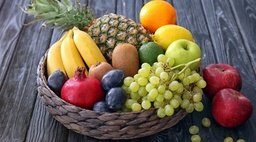
#> input picture fruits.jpg, 256 x 142 px, shrunk from 900 x 500 before the run
$ python 'Initial Taks.py'   (older library calls are emulated)
#> lines starting #> are read from the running program, lines starting #| are printed output that depends on the picture; long printed decimals are rounded
### wkpp.py
from sklearn.metrics.pairwise import euclidean_distances
from sklearn.utils.extmath import stable_cumsum,row_norms
import scipy.sparse as sp
import numpy as np
from sklearn.utils import check_array,check_random_state
def kmeans_plusplus_w(
    X, n_clusters, *, x_squared_norms=None, random_state=None, n_local_trials=None,w=None):
    """Init n_clusters seeds according to k-means++.
    .. versionadded:: 0.24
    Parameters
    ----------
    X : {array-like, sparse matrix} of shape (n_samples, n_features)
        The data to pick seeds from.
    n_clusters : int
        The number of centroids to initialize.
    x_squared_norms : array-like of shape (n_samples,), default=None
        Squared Euclidean norm of each data point.
    random_state : int or RandomState instance, default=None
        Determines random number generation for centroid initialization. Pass
        an int for reproducible output across multiple function calls.
        See :term:`Glossary <random_state>`.
    n_local_trials : int, default=None
        The number of seeding trials for each center (except the first),
        of which the one reducing inertia the most is greedily chosen.
        Set to None to make the number of trials depend logarithmically
        on the number of seeds (2+log(k)).
    Returns
    -------
    centers : ndarray of shape (n_clusters, n_features)
        The initial centers for k-means.
    indices : ndarray of shape (n_clusters,)
        The index location of the chosen centers in the data array X. For a
        given index and center, X[index] = center.
    Notes
    -----
    Selects initial cluster centers for k-mean clustering in a smart way
    to speed up convergence. see: Arthur, D. and Vassilvitskii, S.
    "k-means++: the advantages of careful seeding". ACM-SIAM symposium
    on Discrete algorithms. 2007
    Examples
    --------
    >>> from sklearn.cluster import kmeans_plusplus
    >>> import numpy as np
    >>> X = np.array([[1, 2], [1, 4], [1, 0],
    ...               [10, 2], [10, 4], [10, 0]])
    >>> centers, indices = kmeans_plusplus(X, n_clusters=2, random_state=0)
    >>> centers
    array([[10,  4],
           [ 1,  0]])
    >>> indices
    array([4, 2])
    """

    # Check data
    check_array(X, accept_sparse="csr", dtype=[np.float64, np.float32])
    if w is None:
        w = np.ones(len(X))
    if X.shape[0] < n_clusters:
        raise ValueError(
            f"n_samples={X.shape[0]} should be >= n_clusters={n_clusters}."
        )

    # Check parameters
    if x_squared_norms is None:
        x_squared_norms = row_norms(X, squared=True)
    else:
        x_squared_norms = check_array(x_squared_norms, dtype=X.dtype, ensure_2d=False)

    if x_squared_norms.shape[0] != X.shape[0]:
        raise ValueError(
            f"The length of x_squared_norms {x_squared_norms.shape[0]} should "
            f"be equal to the length of n_samples {X.shape[0]}."
        )

    if n_local_trials is not None and n_local_trials < 1:
        raise ValueError(
            f"n_local_trials is set to {n_local_trials} but should be an "
            "integer value greater than zero."
        )

    random_state = check_random_state(random_state)

    # Call private k-means++
    centers, indices = _kmeans_plusplus_w(
        X, n_clusters, x_squared_norms, random_state, n_local_trials,w
    )

    return centers, indices

def _kmeans_plusplus_w(X, n_clusters, x_squared_norms=None, random_state=None, n_local_trials=None,w=None):
    """Computational component for initialization of n_clusters by
    k-means++. Prior validation of data is assumed.
    Parameters
    ----------
    X : {ndarray, sparse matrix} of shape (n_samples, n_features)
        The data to pick seeds for.
    n_clusters : int
        The number of seeds to choose.
    x_squared_norms : ndarray of shape (n_samples,)
        Squared Euclidean norm of each data point.
    random_state : RandomState instance
        The generator used to initialize the centers.
        See :term:`Glossary <random_state>`.
    n_local_trials : int, default=None
        The number of seeding trials for each center (except the first),
        of which the one reducing inertia the most is greedily chosen.
        Set to None to make the number of trials depend logarithmically
        on the number of seeds (2+log(k)); this is the default.
    Returns
    -------
    centers : ndarray of shape (n_clusters, n_features)
        The initial centers for k-means.
    indices : ndarray of shape (n_clusters,)
        The index location of the chosen centers in the data array X. For a
        given index and center, X[index] = center.
    """
    n_samples, n_features = X.shape

    centers = np.empty((n_clusters, n_features), dtype=X.dtype)

    # Set the number of local seeding trials if none is given
    if n_local_trials is None:
        # This is what Arthur/Vassilvitskii tried, but did not report
        # specific results for other than mentioning in the conclusion
        # that it helped.
        n_local_trials = 2 + int(np.log(n_clusters))

    # Pick first center randomly and track index of point
    prob = 1/w
    prob = prob/sum(prob)
    center_id = np.random.choice(range(n_samples), size=1, p=prob)
    # center_id = random_state.randint(n_samples)
    indices = np.full(n_clusters, -1, dtype=int)
    if sp.issparse(X):
        centers[0] = X[center_id].toarray()
    else:
        centers[0] = X[center_id]
    indices[0] = center_id

    # Initialize list of closest distances and calculate current potential
    closest_dist_sq = w*euclidean_distances(
        centers[0, np.newaxis], X, Y_norm_squared=x_squared_norms, squared=True
    )
    current_pot = closest_dist_sq.sum()

    # Pick the remaining n_clusters-1 points
    for c in range(1, n_clusters):
        # Choose center candidates by sampling with probability proportional
        # to the squared distance to the closest existing center
        rand_vals = random_state.uniform(size=n_local_trials) * current_pot
        candidate_ids = np.searchsorted(stable_cumsum(closest_dist_sq), rand_vals)
        # XXX: numerical imprecision can result in a candidate_id out of range
        np.clip(candidate_ids, None, closest_dist_sq.size - 1, out=candidate_ids)

        # Compute distances to center candidates
        distance_to_candidates = w*euclidean_distances(
            X[candidate_ids], X, Y_norm_squared=x_squared_norms, squared=True
        )

        # update closest distances squared and potential for each candidate
        np.minimum(closest_dist_sq, distance_to_candidates, out=distance_to_candidates)
        candidates_pot = distance_to_candidates.sum(axis=1)

        # Decide which candidate is the best
        best_candidate = np.argmin(candidates_pot)
        current_pot = candidates_pot[best_candidate]
        closest_dist_sq = distance_to_candidates[best_candidate]
        best_candidate = candidate_ids[best_candidate]

        # Permanently add best center candidate found in local tries
        if sp.issparse(X):
            centers[c] = X[best_candidate].toarray()
        else:
            centers[c] = X[best_candidate]
        indices[c] = best_candidate

    return centers, indices

### Initial Taks.py
#!/usr/bin/env python
# coding: utf-8

# In[1]:


"""*****************************************************************************************
IIIT Delhi License
Copyright (c) 2023 Supratim Shit
*****************************************************************************************"""

from sklearn.datasets import fetch_kddcup99
from sklearn.cluster import kmeans_plusplus
from sklearn.cluster import KMeans
from sklearn.preprocessing import StandardScaler
from scipy.spatial.distance import cdist
import sys
sys.path.append(r'C:\Users\aggar\New folder')

import wkpp as wkpp
import numpy as np

import random
import warnings
warnings.filterwarnings("ignore")


# [13 lines of commented-out code are left out]


import cv2
imag = cv2.imread('fruits.jpg')
#> imag is the input picture: shape (142, 256, 3); mean B, G, R 83.8, 99.8, 114
imag.shape
m = imag.shape[0]
#> m = 142
n = imag.shape[1]
#> n = 256
weight = np.ones((m,n))*1/(m*n)
data=imag


# In[4]:


n = np.size(data,0)										# Number of points in the dataset
#> n = 142
d = np.size(data,1)										# Number of dimension/features in the dataset.
#> d = 256
k = 17													# Number of clusters (say k = 17)
Sample_size = 100										# Desired coreset size (say m = 100)


# In[ ]:


# In[5]:


def d(x,B):
    min_dist = 1e+20
    B_close = -1
    for i in range(len(B)):
        dist = dist = np.linalg.norm(x-B[i])
        if(dist<min_dist):
            min_dist = dist
            B_close = i
    return dist,B_close


# In[6]:


def D2(data, k):
#> called with k = 17
    flattened_data = data.reshape(-1, data.shape[-1])
    centroids = []
    centroids.append(flattened_data[np.random.randint(flattened_data.shape[0])])
    for i in range(1, k):
        distances = cdist(flattened_data, np.array(centroids))
        min_distances = np.min(distances, axis=1)
        probabilities = min_distances ** 2 / np.sum(min_distances ** 2)
        new_centroid_index = np.random.choice(flattened_data.shape[0], p=probabilities)
        centroids.append(flattened_data[new_centroid_index])
#> this loop made 16 passes
#> new_centroid_index on passes 1 to 12: 24050, 25170, 25414, 26383, 17820, 12800, 12213, 2199, 11077, 18136, 29827, 18270
#> after the loop, centroids = [[12, 114, 233], [61, 47, 58], [28, 14, 145], [120, 90, 209], [98, 88, 88], [165, 222, 223], [179, 154, 150], [62, 176, 162], [62, 212, 248], [119, 216, 254], [90, 76, 154], [68, 74, 93], [114, 145, 196], [8, 16, 15], [0, 44, 41], [93, 176, 207], [55, 34, 191]]

    return np.array(centroids)


# In[7]:


centers = D2(data,k)									# Call D2-Sampling (D2())
#> centers = 17 rows, first 8: [12, 114, 233], [61, 47, 58], [28, 14, 145], [120, 90, 209], [98, 88, 88], [165, 222, 223], [179, 154, 150], [62, 176, 162]


# In[ ]:


# In[8]:


def Sampling(data, k, centers, Sample_size):
#> called with k = 17, centers = array of shape (17, 3), Sample_size = 100
    m = data.shape[0]
#> m = 142
    n = data.shape[1]
#> n = 256
    alpha = 16 * (np.log(k) + 2)
    cluster = np.zeros((m, n))
    d_sum = 0
    d_f = np.zeros((m, n, 2))
    B_i = np.zeros((len(centers), 2))
#> B_i = 17 rows, first 8: [0, 0], [0, 0], [0, 0], [0, 0], [0, 0], [0, 0], [0, 0], [0, 0]

    for i in range(m):
        for j in range(n):
            d_f[i][j] = d(data[i][j], centers)
            cluster[i][j] = d_f[i][j][1]
            d_sum += d_f[i][j][0]
            B_i[int(d_f[i][j][1])][1] += 1
            B_i[int(d_f[i][j][1])][0] += d_f[i][j][0]
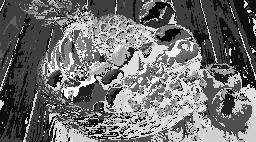
#> cluster: shape (142, 256) float64; min 0, max 16, mean 7.01; drawn with min black and max white

    c_phi = d_sum / (m * n)
    S = np.zeros((m, n))
    pr = np.zeros((m, n))
    sum_S = 0

    for i in range(m):
        for j in range(n):
            S[i][j] = alpha * d_f[i][j][0] / c_phi + 2 * alpha * B_i[int(cluster[i][j])][0] / (
                    B_i[int(cluster[i][j])][1] * c_phi) + 4 * m * n / B_i[int(cluster[i][j])][1]
            sum_S += S[i][j]
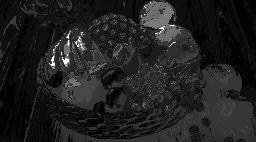
#> S: shape (142, 256) float64; min 169.8, max 1166.7, mean 300; drawn with min black and max white

    for i in range(m):
        for j in range(n):
            pr[i][j] = S[i][j] / sum_S

    index_set = np.ones((m * n, 2))
    for i in range(m * n):
        index_set[i, 0] = i
        index_set[i, 1] = pr[i // n][i % n]

    C_index = np.random.choice(index_set[:, 0], p=index_set[:, 1], size=int(Sample_size) + 1)
    coreset = np.zeros((int(Sample_size) + 1, 3))
    weight = np.zeros((int(Sample_size) + 1))

    for i in range(int(Sample_size + 1)):
        coreset[i] = np.array(data[int(C_index[i] // n)][int(C_index[i] % n)])
        weight[i] = 1 / (Sample_size * pr[int(C_index[i] // n)][int(C_index[i] % n)] + 1e-8)

    return coreset, weight


# In[9]:


coreset, weight = Sampling(data,k,centers,Sample_size)	# Call coreset construction algorithm (Sampling())


# In[10]:


import numpy as np

# Assuming your tuple is stored in a variable named 'my_tuple'
my_array = np.array(data)

# Print the dimensions of the NumPy array
print("Dimensions of the array:", my_array.shape)
#| Dimensions of the array: (142, 256, 3)
# print(my_array[0].shape)
# print(my_array[1].shape)
# print(my_array[2].shape)

print(my_array[0])
#> (printed output is left out)


# [21 lines of commented-out code are left out]
if len(data.shape) == 3:
        data = data.reshape(-1, 3)
    # Apply PCA for dimensionality reduction (adjust n_components as needed)
# pca = PCA(n_components=10)  # Increased to preserve more information

#     # **Optional: Feature Scaling (consider if features have different scales)**
#     # from sklearn.preprocessing import StandardScaler
#     # scaler = StandardScaler()
#     # scaled_data = scaler.fit_transform(data)
#     # reduced_features = pca.fit_transform(scaled_data)

# reduced_features = pca.fit_transform(data)


# In[13]:


from sklearn.decomposition import PCA
pca = PCA(n_components=2)
reduced_features = pca.fit_transform(data)


# In[14]:


# import numpy as np

# # Assuming your data is stored in a list called 'data'
# for i in range(len(data)):
#   # Access the element at index 'i'
#   element = data[i]

#   # Reshape the element to a 3D NumPy array for convenient manipulation
#   reshaped_data = np.reshape(element, (900,3))

#   # Calculate the average along the last dimension (axis=2) to get the average for each pixel channel
#   averaged_data = np.mean(reshaped_data, axis=0)

#   # Update the element in the list with the averaged data
#   data[i] = averaged_data


# In[ ]:


# In[15]:


#---Running KMean Clustering---#
fkmeans = KMeans(n_clusters=k,init='k-means++')
fkmeans.fit_predict(data)


# In[16]:


reduced_features.shape


# In[17]:


data.shape


# In[18]:


# Coreset_centers = Coreset_centers.reshape(1, -1)
# Coreset_centers.shape


# In[ ]:


# In[19]:


#----Practical Coresets performance----#
Coreset_centers, _ = wkpp.kmeans_plusplus_w(coreset, k, w=weight, n_local_trials=100)						# Run weighted kMeans++ on coreset points
#> the loop in _kmeans_plusplus_w, `for c in range(1, n_clusters):` made 16 passes
#> pass 1, in _kmeans_plusplus_w, `distance_to_candidates = w*euclidean_distances( X[candidate_ids], X, Y..`:
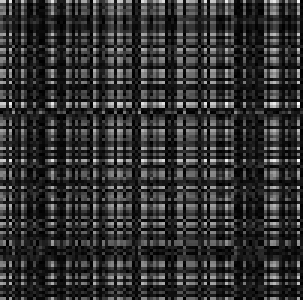
#> distance_to_candidates: shape (100, 101) float64 (shown 3 times larger); min 0, max 45321552.8, mean 8726141.8; drawn with min black and max white
#> pass 2, in _kmeans_plusplus_w, `distance_to_candidates = w*euclidean_distances( X[candidate_ids], X, Y..`:
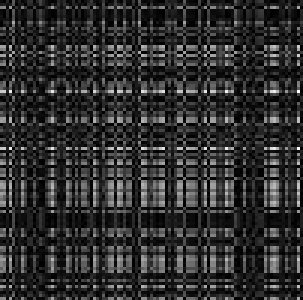
#> distance_to_candidates: shape (100, 101) float64 (shown 3 times larger); min 0, max 45321552.8, mean 8409077.7; drawn with min black and max white
#> pass 3, in _kmeans_plusplus_w, `distance_to_candidates = w*euclidean_distances( X[candidate_ids], X, Y..`:
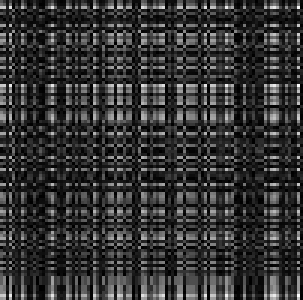
#> distance_to_candidates: shape (100, 101) float64 (shown 3 times larger); min 0, max 45321552.8, mean 9206336.3; drawn with min black and max white
#> after the loop in _kmeans_plusplus_w, `for c in range(1, n_clusters):`:
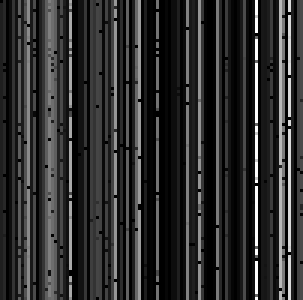
#> distance_to_candidates: shape (100, 101) float64 (shown 3 times larger); min 0, max 1147908.2, mean 202057.2; drawn with min black and max white
wt_kmeansclus = KMeans(n_clusters=k, init=Coreset_centers, max_iter=10).fit(coreset,sample_weight = weight)	# Run weighted KMeans on the coreset, using the inital centers from the above line.
Coreset_centers = wt_kmeansclus.cluster_centers_															# Compute cluster centers
coreset_cost = np.sum(np.min(cdist(data,Coreset_centers)**2,axis=1))										# Compute clustering cost from the above centers
reative_error_practicalCoreset = abs(coreset_cost - fkmeans.inertia_)/fkmeans.inertia_						# Computing relative error from practical coreset, here fkmeans.inertia_ is the optimal cost on the complete data.


# In[20]:


#-----Uniform Sampling based Coreset-----#
tmp = np.random.choice(range(n),size=Sample_size,replace=False)
sample = data[tmp][:]																						# Uniform sampling
sweight = n*np.ones(Sample_size)/Sample_size 																# Maintain appropriate weight
sweight = sweight/np.sum(sweight)																			# Normalize weight to define a distribution


# In[21]:


#-----Uniform Samling based Coreset performance-----#
wt_kmeansclus = KMeans(n_clusters=k, init='k-means++', max_iter=10).fit(sample,sample_weight = sweight)		# Run KMeans on the random coreset
Uniform_centers = wt_kmeansclus.cluster_centers_															# Compute cluster centers
uniform_cost = np.sum(np.min(cdist(data,Uniform_centers)**2,axis=1))										# Compute clustering cost from the above centers
reative_error_unifromCoreset = abs(uniform_cost - fkmeans.inertia_)/fkmeans.inertia_						# Computing relative error from random coreset, here fkmeans.inertia_ is the optimal cost on the full data.


# In[22]:


print("Relative error from Practical Coreset is",reative_error_practicalCoreset)
#| Relative error from Practical Coreset is 0.2657
print("Relative error from Uniformly random Coreset is",reative_error_unifromCoreset)
#| Relative error from Uniformly random Coreset is 3.003


# In[23]:


# imag = np.copy(imag)
centers = fkmeans.cluster_centers_
centers = np.array(centers)


# In[24]:


# print(d_f)


# In[25]:


# for i in range(m):
#     for j in range(n):
#         for k in range
#         d_f = d(imag[i][j],centers)
#         imag[i][j] = centers[int(d_f[1])]


# In[26]:


# from PIL import Image
# data12 =  Image.fromarray((imag * 255).astype(np.uint8))
# data12.save("segmentedF.png")


# In[ ]:


# In[27]:


Coreset_centers.shape


# In[28]:


coreset.shape


# In[29]:


imag.shape


# In[30]:


centers.shape


# [18 lines of commented-out code are left out]
